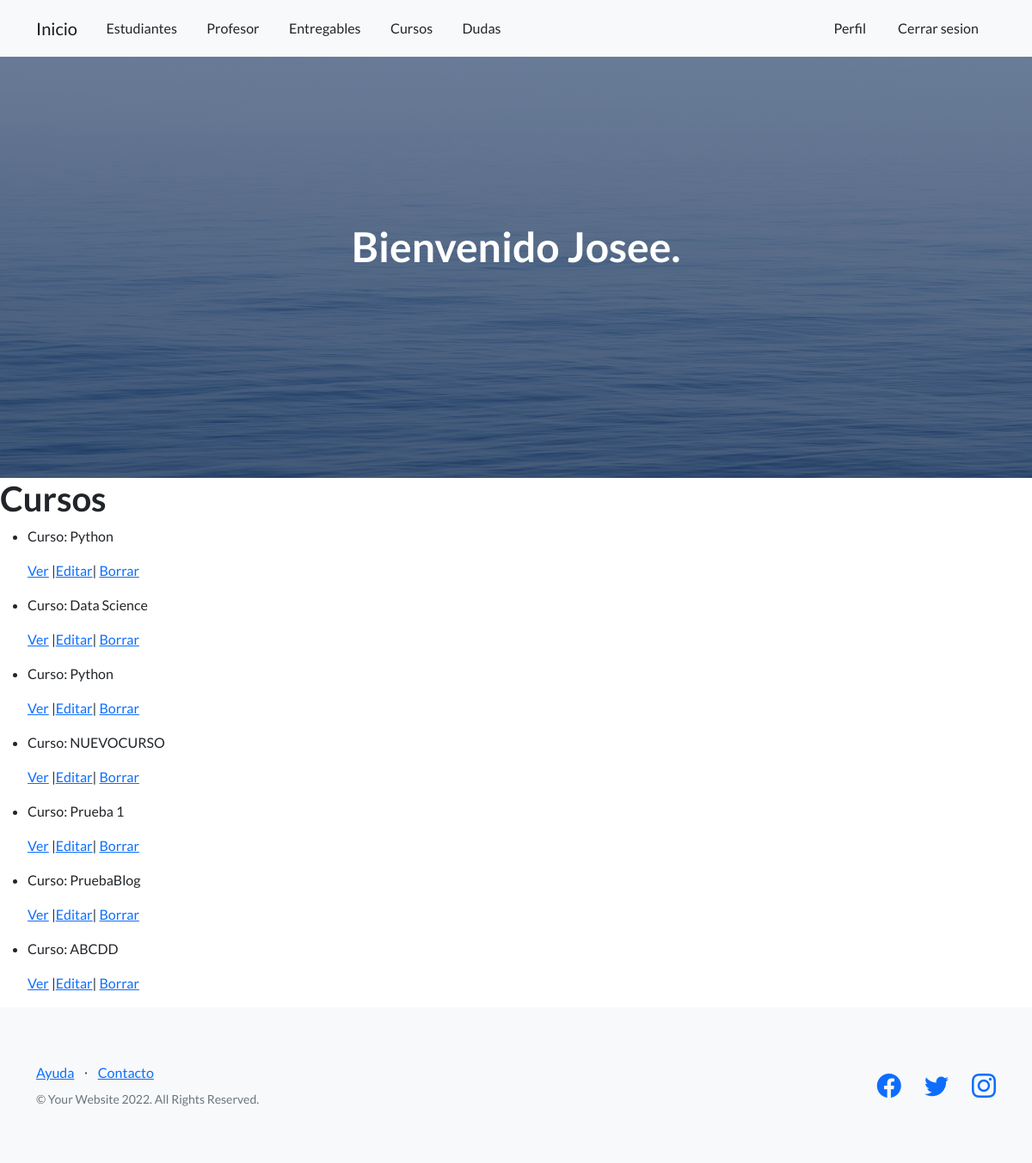
Page /curso/list (signed in) on the earlier database version.
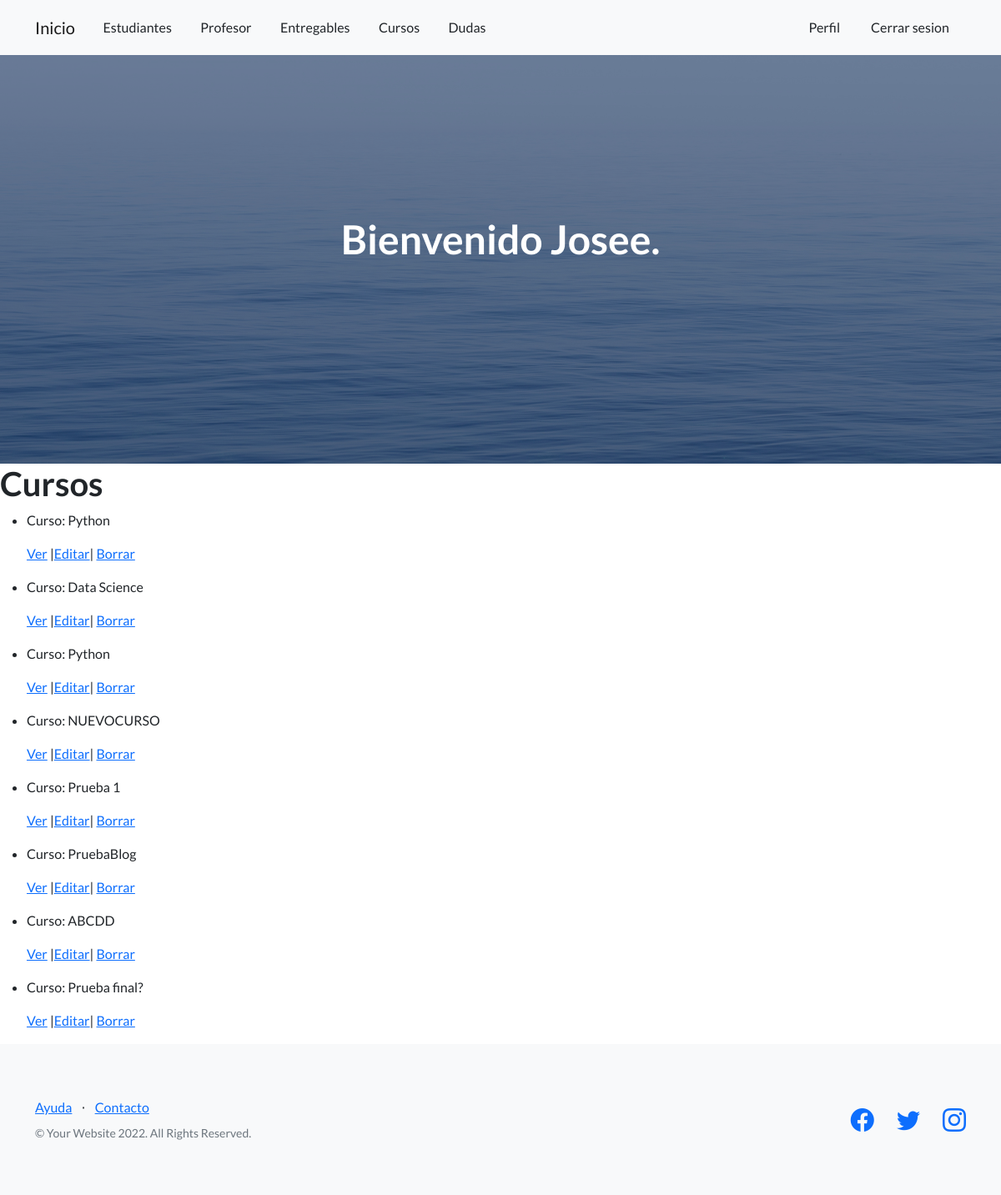
Same page on the later database version.
### AppCoder/models.py (models this page shows, shortened)
class Curso(models.Model):
    nombre=models.CharField(max_length=40)
    comision=models.IntegerField()

### AppCoder/views.py (the view)
# urls.py: path('curso/list',views.CursoList.as_view(), name="ListC"),
class CursoList(ListView):
    model=Curso
    template_name="AppCoder/curso_list.html"

### AppCoder/templates/AppCoder/curso_list.html
{% extends 'AppCoder/padre.html' %}
{% load static %}
{% block ContenidoQueCambia  %}
<body>
    <h1>Cursos</h1>
    <ul>
            {% for curso in object_list %}
            <li>
                <p>Curso: {{curso.nombre}}</p>
                <p>
                    <a href="{% url 'DetailC' curso.id %}">Ver</a>
                    {%if user.is_superuser%}
                    |<a href="{% url 'EditC' curso.id %}">Editar</a>|
                    <a href="{% url 'DeleteC' curso.id %}">Borrar</a>
                    {%endif%}
                </p>
            </li>
        {%endfor%}
    </ul>
</body>
{% endblock  %}

Differences in the rows shown:
added Curso: nombre "Prueba final?"
